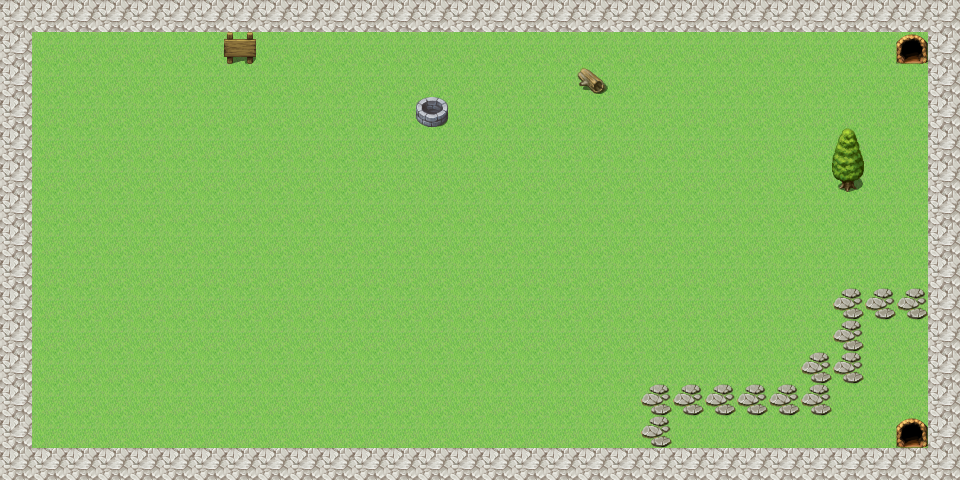

Rendered tile map (Tiled .tmx) drawn with the repository's tilesets; below, a short description and the map source with its tile grids summarised:
An orthogonal 30x15 tile map with 32x32 px tiles, 2 tile layers (圖塊層 1, 圖塊層 2).

<map version="1.0" orientation="orthogonal" renderorder="right-down" width="30" height="15" tilewidth="32" tileheight="32" nextobjectid="1">
 <tileset firstgid="1" name="stage1" tilewidth="32" tileheight="32">
  <image source="stage1.png" width="256" height="3584" />
 </tileset>
 <layer name="圖塊層 1" width="30" height="15">
  <data>[450 cells, 450 non-empty, 2 distinct tile ids]</data>
 </layer>
 <layer name="圖塊層 2" width="30" height="15">
  <data>[450 cells, 20 non-empty, 7 distinct tile ids]</data>
 </layer>
</map>
